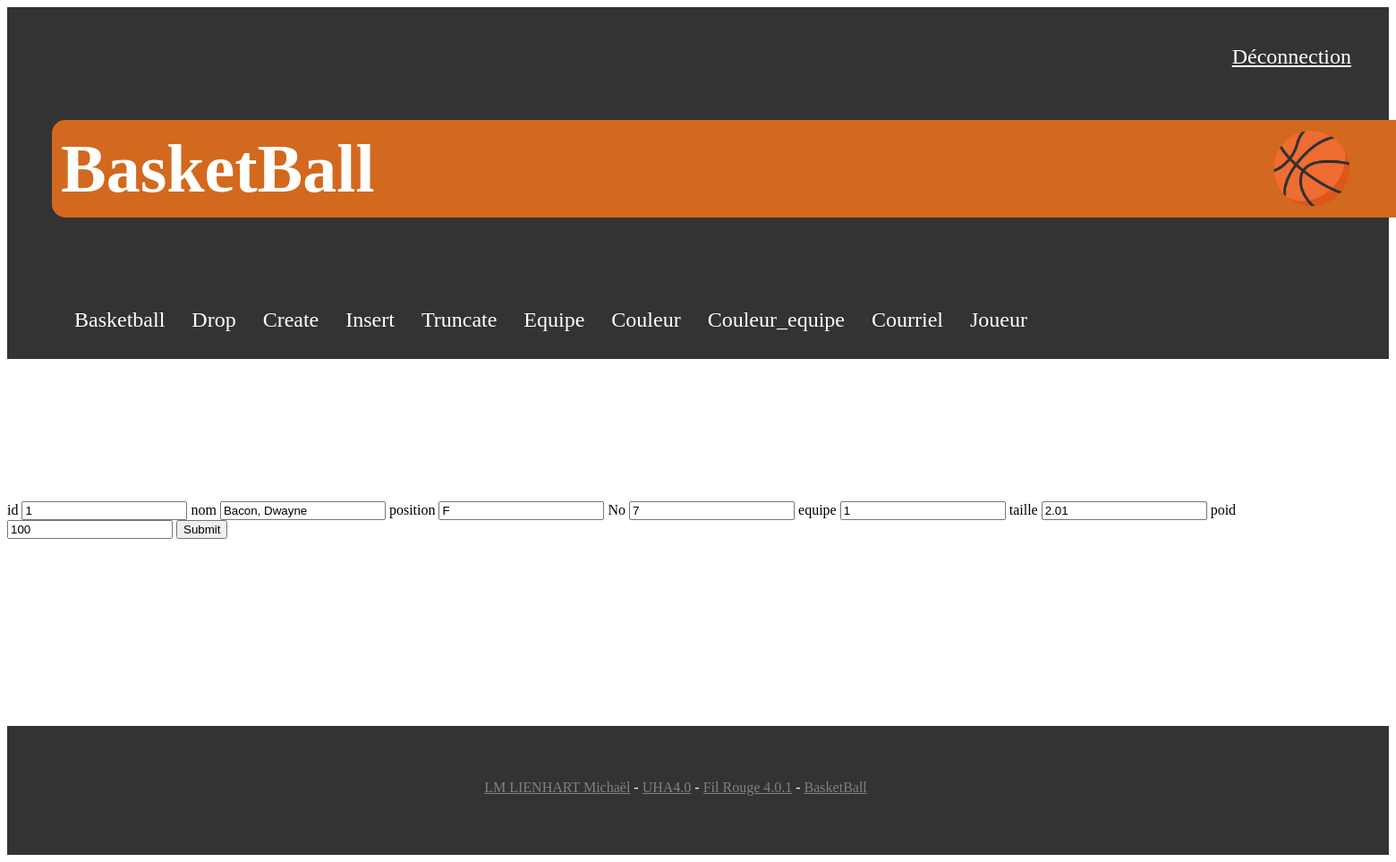
Page /BasketBall_phpmyadmin/updatejoueurs.php?id=1 on the committed database.
### tables this page shows
create table if not exists joueurs(
    id int auto_increment,
    nom varchar(100) not null,
    position varchar(100) not null,
    No int not null,
    equipe int not null,
    taille float(2) not null,
    poid int not null,
    primary key(id),
    CONSTRAINT fk_equipe_id foreign key(equipe) references equipes(id) on delete cascade
);

### BasketBall_phpmyadmin/updatejoueurs.php (the view, shortened to what this page needs)
<?php
include('header.php');
global $conn;
$stmt = $conn->prepare("select * from joueurs where id = :id;");
if(isset($_GET['id'])){ $id = (int) $_GET['id']; } else { $id = ''; }
$stmt->bindParam(':id', $id, PDO::PARAM_INT);
$stmt->execute();
$result = $stmt->fetch(PDO::FETCH_ASSOC);
?>
<section class='update'>
    <form method='post' action='updatejoueursBD.php'>
        <label for='id'>id</label>
            <input type='text' id='id' value='<?= $result['id'] ?>' name='id'>
        <label for='nom'>nom</label>
            <input type='text' id='nom' value='<?= $result['nom'] ?>' name='nom'>
        <label for='position'>position</label>
            <input type='text' id='position' value='<?= $result['position'] ?>' name='position'>
        <label for='No'>No</label>
            <input type='text' id='No' value='<?= $result['No'] ?>' name='No'>
        <label for='equipe'>equipe</label>
            <input type='text' id='equipe' value='<?= $result['equipe'] ?>' name='equipe'>
        <label for='taille'>taille</label>
            <input type='text' id='taille' value='<?= $result['taille'] ?>' name='taille'>
        <label for='poid'>poid</label>
            <input type='text' id='poid' value='<?= $result['poid'] ?>' name='poid'>
        <input type='submit' name='table'>
    </form>
</section>
<?php
include('footer.php');
?>

### BasketBall_phpmyadmin/style/style.css (style rules this page uses)
section.update { display: flex; justify-content: center; align-items: center; }

### rows in the picture
joueurs: id "1", nom "Bacon, Dwayne", position "F", No "7", equipe "1", taille "2.01", poid "100"
